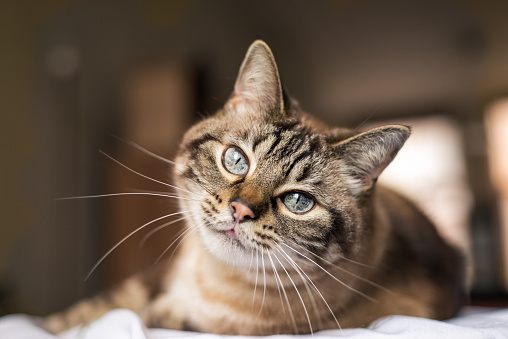
#> input picture cat.jpg, 508 x 339 px
$ python Threshold.py
#> lines starting #> are read from the running program, lines starting #| are printed output that depends on the picture; after the words box and inside, x2 and y2 are one past the last pixel; in counts of white or black regions, pixels touching at a corner belong together
import cv2 as cv
import matplotlib.pyplot as plt

frame = cv.imread('cat.jpg')
#> frame is the input picture: shape (339, 508, 3); mean B, G, R 77.9, 92.4, 109.7
cv.imshow('Original',frame)

gray = cv.cvtColor(frame,cv.COLOR_BGR2GRAY)
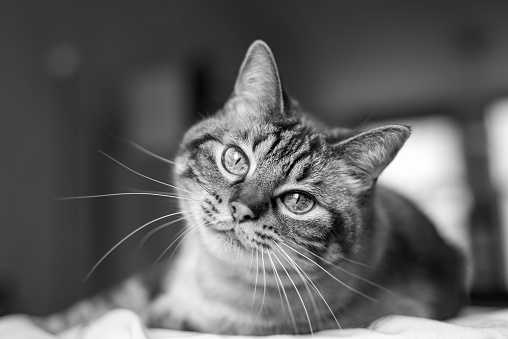
#> gray: shape (339, 508); min 0, max 255, mean 95.9
cv.imshow('Gray',gray)

# input threshold must be grayscaled
# function threshold will convert all pixels of grayscaled image that have intensities (binary represented) greater than thresh and less than maxVal to maxVal. And convert all pixels that have intensities less than tresh and greater than maxVal to 0.
ret, thresholdedGray = cv.threshold(gray,90,255,cv.THRESH_BINARY)
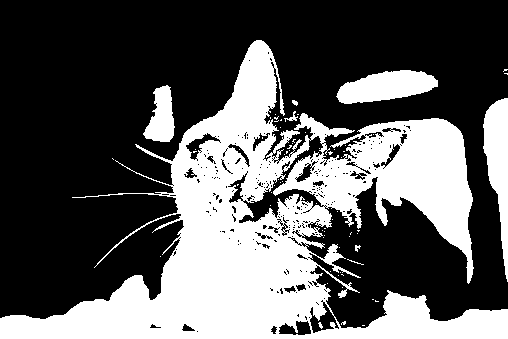
#> thresholdedGray: shape (339, 508); 35.7% white; 69 white regions (61 under 20 px), largest, box (x1, y1, x2, y2) and area: (0, 40, 508, 339) 55206, (483, 98, 508, 282) 2512, (336, 70, 438, 104) 2299
cv.imshow('Threshold',thresholdedGray)
print(thresholdedGray)
#> (printed output is left out)

# cv.THRESH_BINARY_INV will inverse the above thresholdedGray
retInv, thresholdedGrayInv = cv.threshold(gray,90,255,cv.THRESH_BINARY_INV)
cv.imshow('Threshold Inverse',thresholdedGrayInv)

# Adaptive thresholding simply find the best thresh value
AdaptiveThreshold = cv.adaptiveThreshold(gray,255,cv.ADAPTIVE_THRESH_MEAN_C,cv.THRESH_BINARY,11,3)
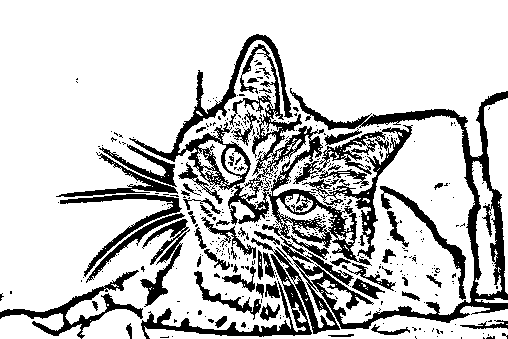
#> AdaptiveThreshold: shape (339, 508); 78.8% white; 383 black regions (324 under 20 px), largest, box (x1, y1, x2, y2) and area: (129, 34, 372, 266) 9133, (251, 88, 508, 334) 8264, (293, 125, 413, 259) 3028
print('Adaptive')
print(AdaptiveThreshold)
#> (printed output is left out)
ThreeChannelsAdaptiveThreshold = cv.merge([AdaptiveThreshold,AdaptiveThreshold,AdaptiveThreshold])
print(ThreeChannelsAdaptiveThreshold)
#> (printed output is left out)
cv.imshow('Adaptive Thresholding',AdaptiveThreshold)

ThresholdedFrameByAdaptiveThreshold = cv.bitwise_and(frame,ThreeChannelsAdaptiveThreshold)
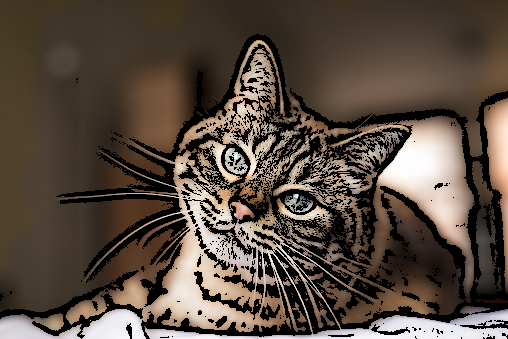
#> ThresholdedFrameByAdaptiveThreshold: shape (339, 508, 3); mean B, G, R 63.8, 74.9, 87.8
cv.imshow('Haa',ThresholdedFrameByAdaptiveThreshold)

histGray = cv.calcHist([gray],[0],None,[256],[0,256])
#> histGray = 256 values, max 4689 at index 54, min 12 at index 255, mean 672.7

# apply masking to gray with mask image is thresholdFrame
maskedGray = cv.bitwise_and(gray,thresholdedGray)
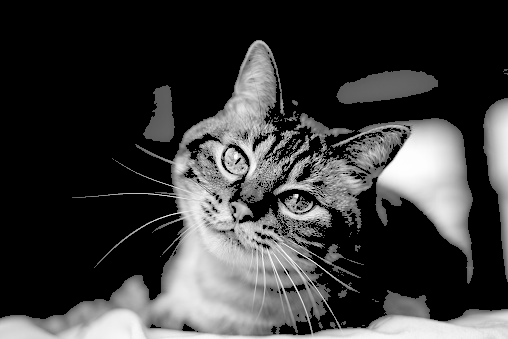
#> maskedGray: shape (339, 508); min 0, max 255, mean 58.3
cv.imshow('Masked Gray',maskedGray)

histMaskedGray = cv.calcHist([maskedGray],[0],None,[256],[0,256])
#> histMaskedGray = 256 values, max 110757 at index 0, min 0 at index 1, mean 672.7
print(histMaskedGray)
#> (printed output is left out)


plt.plot(histGray)
plt.title('Histogram')
plt.xlabel('Binary representation of pixels')
plt.ylabel('# of pixels')

plt.figure(2)
# since the pixels that have 0 intensity is much more than pixels that have other intensities, therefore we shouldn't included it so that the histogram can be seen clearly of other intensities
plt.plot(histMaskedGray[1:])
plt.title('Histogram Masked')
plt.xlabel('Binary representation of pixels')
plt.ylabel('# of pixels')

plt.show()
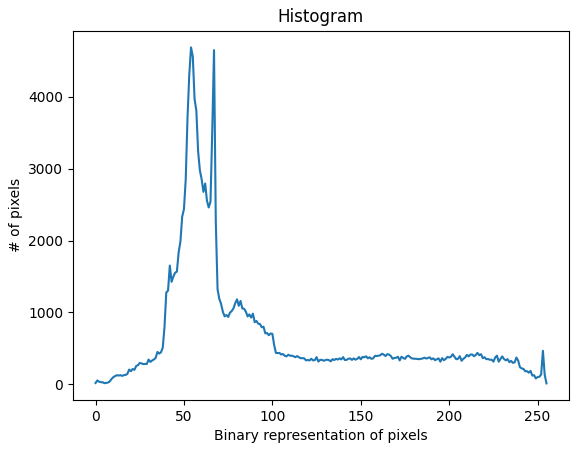
#> figure drawn by matplotlib, 1 panel; curve peaks at x = 54, y = 4689
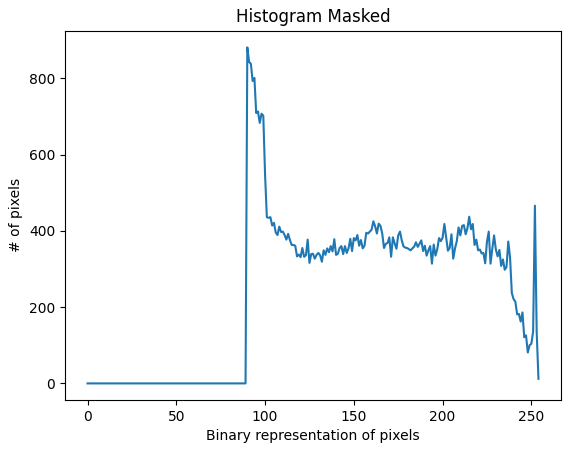
#> figure drawn by matplotlib, 1 panel; curve peaks at x = 90, y = 881


cv.waitKey(0)
